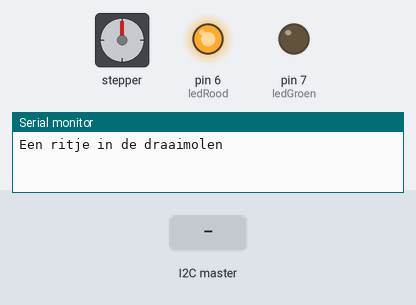
Simulated run of this sketch. Board: Arduino Uno, built with avr-gcc and run on an emulated ATmega328P. On the bench: stepper motor, output pins drawn as LEDs (lit = HIGH), the last lines printed to the serial monitor. Inputs (shaded band) come from the test bench. Stepper angles assume 4096 steps per turn.

Above: at 1.2 s.
1.3 s: the I2C master sends "B"
At 1.6 s:
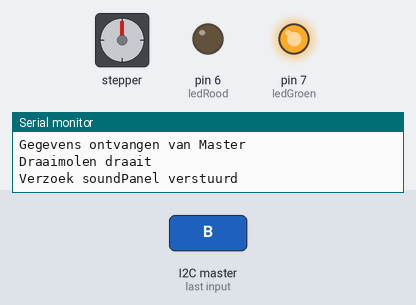
At 8.04 s:
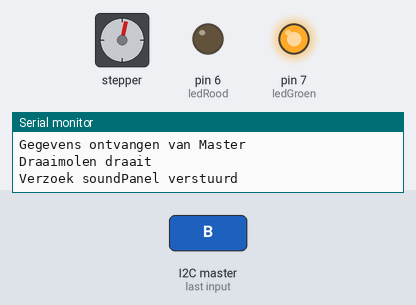
Timing chart, 0 to 13.5 s (numbered marks = the images above; inputs shaded):
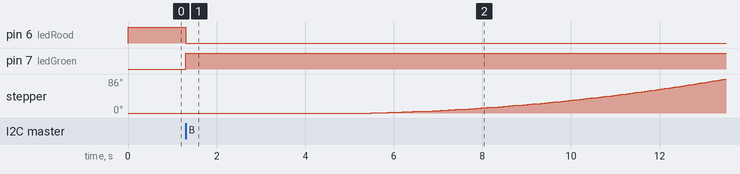

Measured:
- after the input at 1.3 s, pin 6 (ledRood): HIGH → LOW at once; pin 7 (ledGroen): LOW → HIGH at once; stepper: keeps turning clockwise at about 11°/s, starting after 4.2 s

The sketch:

DraaimolenSlave.ino
```cpp
#include <Wire.h>
#include <AccelStepper.h>

#define Draaimolen 8
#define HALFSTEP 8

// Motor pin definitions
#define motorPin1  2     // IN1 on the ULN2003 driver 1
#define motorPin2  3     // IN2 on the ULN2003 driver 1
#define motorPin3  4     // IN3 on the ULN2003 driver 1
#define motorPin4  5     // IN4 on the ULN2003 driver 1

int ledGroen = 7; // Groen betekent dat de attractie draait
int ledRood = 6; // Rood betekent dat de attractie stilstaat

int attractieDraait = 0; // 0 = Attractie staat stil, 1 = attractie draait
int geluidAfspelen = 0;

char(c) = 'x';
int i = 0;

// Define a stepper and the pins it will use
AccelStepper stepper(HALFSTEP, motorPin1, motorPin3, motorPin2, motorPin4);

void setup() {

  Serial.begin(115200);

  pinMode(ledGroen, OUTPUT);
  pinMode(ledRood, OUTPUT);


  digitalWrite(ledGroen, LOW);
  digitalWrite(ledRood, HIGH);

  Wire.begin(Draaimolen);
  Wire.onRequest(requestEvent); // data request to slave
  Wire.onReceive(receiveEvent); // data slave recieved

  Serial.println("Een ritje in de draaimolen");

  stepper.setMaxSpeed(4000);
  stepper.setSpeed(2000);
  stepper.setAcceleration(25);

}

void loop() {

  if (c == 'B') { // Master stuurt een 'B' als er op de startknop van de draaimolen geklikt is.

    // We hebben de boodschap ontvangen dat de attractie mag gaan draaien
      digitalWrite(ledGroen, HIGH);
      digitalWrite(ledRood, LOW);

      attractieDraait = 1;
      c = 'A';

      Serial.println("Draaimolen draait");

      // Even het soundPaneel melden dat hij een melding mag geven
      geluidAfspelen = 1;
      Serial.println("Verzoek soundPanel verstuurd");

      // Even een pauze inlassen zodat eerst het geluid gespeeld wordt en daarna de draaimolen daadwerkelijk gaat draaien.
      delay(3500);

      stepper.moveTo(15000);
      while (stepper.distanceToGo() > 0) {
        stepper.run();
      }

      Serial.println("Draaimolen is klaar met draaien");

      // Even de zaken resetten zodat er een nieuwe draaimolenrun gedaan kan worden.
      digitalWrite(ledGroen, LOW);
      digitalWrite(ledRood, HIGH);
      attractieDraait = 0;
      stepper.setCurrentPosition(0);

  }

}

void receiveEvent() {
  Serial.println("Gegevens ontvangen van Master");
  while (0 < Wire.available()) {
    byte x = Wire.read();
    c = x;

  }
}

void requestEvent() {
  // respond to the question
    Serial.print("Verzoek van master, attractieDraait = ");
    Serial.println(attractieDraait);

    if (attractieDraait == 1){

      if (geluidAfspelen == 1) {
          Wire.write("DS");
          geluidAfspelen = 0;
      } else {
        Wire.write("D1");
        delay(500);
      }

    } else {
      Wire.write("D0");
      delay(5000);
    }
}
```
